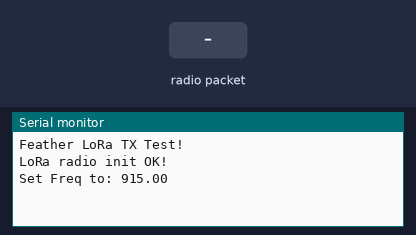
This sketch was run on a simulated Arduino Uno, built with avr-gcc and run on an emulated ATmega328P. Parts: the last lines printed to the serial monitor. The test bench sets the inputs (shaded band). No radio packets arrive unless stated.

Above: at 1.3 s.
1.4 s: radio packet "1" arrives
At 2.9 s:
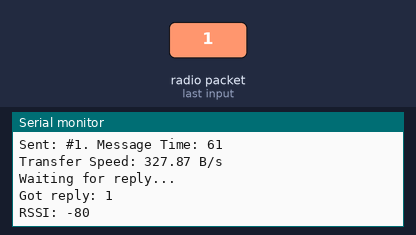
3.6 s: radio packet "0" arrives
At 4.7 s:
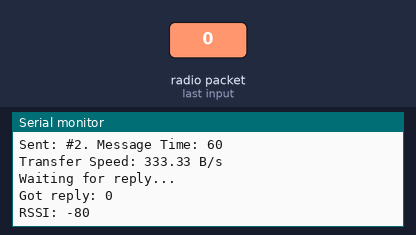
5.1 s: radio packet "2" arrives
At 7.8 s:
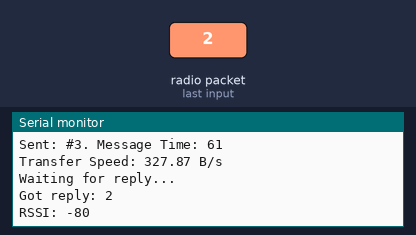

Measured:
- after the input at 1.4 s, the serial monitor: prints a new line after 0.80 s (image 1)
- after the input at 3.6 s, the serial monitor: prints a new line after 0.67 s (image 2)
- after the input at 5.1 s, the serial monitor: prints a new line after 1.2 s (image 3)

The sketch:

loratestTx.ino
```cpp
// Feather9x_TX
// -*- mode: C++ -*-
// Example sketch showing how to create a simple messaging client (transmitter)
// with the RH_RF95 class. RH_RF95 class does not provide for addressing or
// reliability, so you should only use RH_RF95 if you do not need the higher
// level messaging abilities.
// It is designed to work with the other example Feather9x_RX

#include <SPI.h>
#include <RH_RF95.h>

// Feather RP2040 w/Radio
#define RFM95_CS   16
#define RFM95_INT  21
#define RFM95_RST  17

// Changed to 915.0 for US, must match RX's freq!
#define RF95_FREQ 915.0

// Singleton instance of the radio driver
RH_RF95 rf95(RFM95_CS, RFM95_INT);

void setup() {
  pinMode(RFM95_RST, OUTPUT);
  digitalWrite(RFM95_RST, HIGH);

  Serial.begin(115200);
  while (!Serial) delay(1);
  delay(100);

  Serial.println("Feather LoRa TX Test!");

  // manual reset
  digitalWrite(RFM95_RST, LOW);
  delay(10);
  digitalWrite(RFM95_RST, HIGH);
  delay(10);

  while (!rf95.init()) {
    Serial.println("LoRa radio init failed");
    Serial.println("Uncomment '#define SERIAL_DEBUG' in RH_RF95.cpp for detailed debug info");
    while (1);
  }
  Serial.println("LoRa radio init OK!");

  // Defaults after init are 434.0MHz, modulation GFSK_Rb250Fd250, +13dbM
  if (!rf95.setFrequency(RF95_FREQ)) {
    Serial.println("setFrequency failed");
    while (1);
  }
  Serial.print("Set Freq to: "); Serial.println(RF95_FREQ);

  // Defaults after init are 434.0MHz, 13dBm, Bw = 125 kHz, Cr = 4/5, Sf = 128chips/symbol, CRC on

  // The default transmitter power is 13dBm, using PA_BOOST.
  // If you are using RFM95/96/97/98 modules which uses the PA_BOOST transmitter pin, then
  // you can set transmitter powers from 5 to 23 dBm:
  rf95.setTxPower(23, false);

  // Change Spreading Factor and Bandwidth
  // Spreading Factor Range: 6 -> 12
  rf95.setSpreadingFactor(12);
  // Bandwidth Range: 7.8 kHz -> 500 kHz
  rf95.setSignalBandwidth(5000000);
}

int16_t packetnum = 0;  // packet counter, we increment per xmission

void loop() {
  delay(2000); // Wait 1 second between transmits, could also 'sleep' here!
  Serial.println("Transmitting..."); // Send a message to rf95_server

  char radiopacket[20] = "Hello World #      ";
  itoa(packetnum++, radiopacket+13, 10);
  Serial.print("Sending "); Serial.println(radiopacket);
  radiopacket[19] = 0;

  Serial.println("Sending...");
  delay(10);
  // Track message start time
  uint32_t messageStart = millis();
  rf95.send((uint8_t *)radiopacket, 20);
  rf95.waitPacketSent();
  uint32_t messageEnd = millis();

  // Print/ Calculate Message Stats
  Serial.print("Sent: #"); Serial.print(packetnum);
  Serial.print(". Message Time: "); Serial.println(messageEnd - messageStart);
  Serial.print("Transfer Speed: ");
  float transferSpeed = (float)sizeof(radiopacket) / (float)((messageEnd - messageStart) / 1000.0);
  Serial.print(transferSpeed); Serial.println(" B/s");

  // Now wait for a reply
  uint8_t buf[RH_RF95_MAX_MESSAGE_LEN];
  uint8_t len = sizeof(buf);

  Serial.println("Waiting for reply...");
  if (rf95.waitAvailableTimeout(1000)) {
    // Should be a reply message for us now
    if (rf95.recv(buf, &len)) {
      Serial.print("Got reply: ");
      Serial.println((char*)buf);
      Serial.print("RSSI: ");
      Serial.println(rf95.lastRssi(), DEC);
    } else {
      Serial.println("Receive failed");
    }
  } else {
    Serial.println("No reply, is there a listener around?");
  }

}
```
